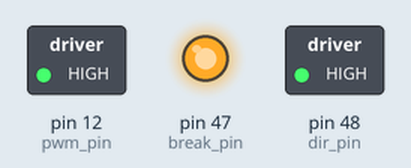
This sketch was run on a simulated Arduino Mega 2560, built with avr-gcc and run on an emulated ATmega2560. Parts: switched loads named in the sketch (green lamp = pin HIGH), output pins drawn as LEDs (lit = HIGH).

Above: at 0.1 s.
Timing chart, 0 to 1.6 s (numbered marks = the images above):
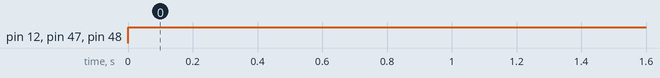

The sketch:

motor.ino
```cpp
int pwm_pin = 12;
int dir_pin = 48;
int break_pin = 47;
int val = 0;

void setup() {
  // put your setup code here, to run once:
  Serial.begin(9600);
  // pinMode(pwm_pin, OUTPUT);
  pinMode(dir_pin, OUTPUT);
  pinMode(break_pin, OUTPUT);
}

void loop() {
  // put your main code here, to run repeatedly:
  digitalWrite(dir_pin, HIGH);
  digitalWrite(break_pin, HIGH);
  analogWrite(pwm_pin, 255);
}
```

Measured:
- by itself, pin 12 (pwm_pin), pin 47 (break_pin), pin 48 (dir_pin): LOW → HIGH at 0.00 s
